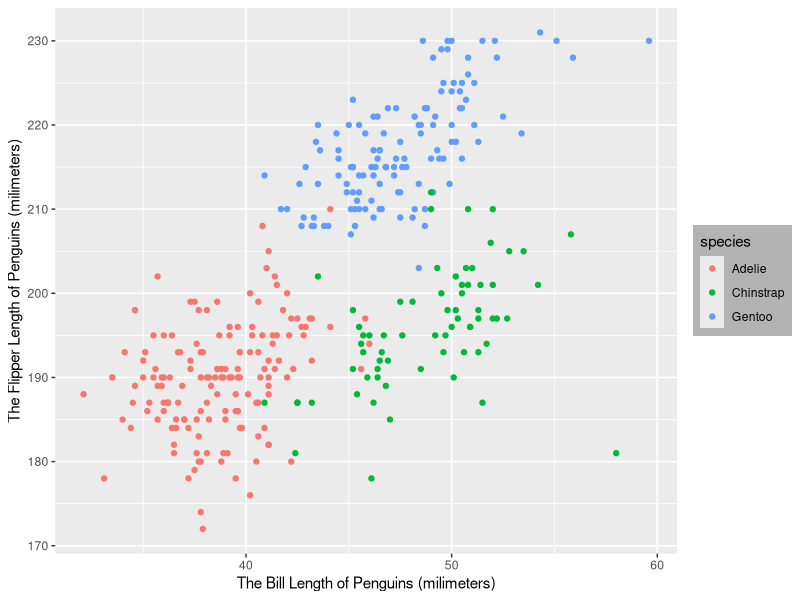
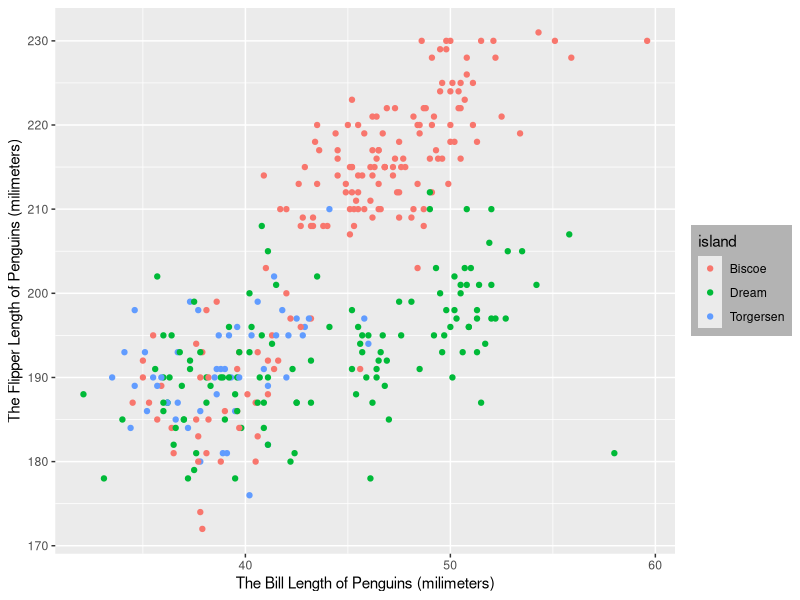
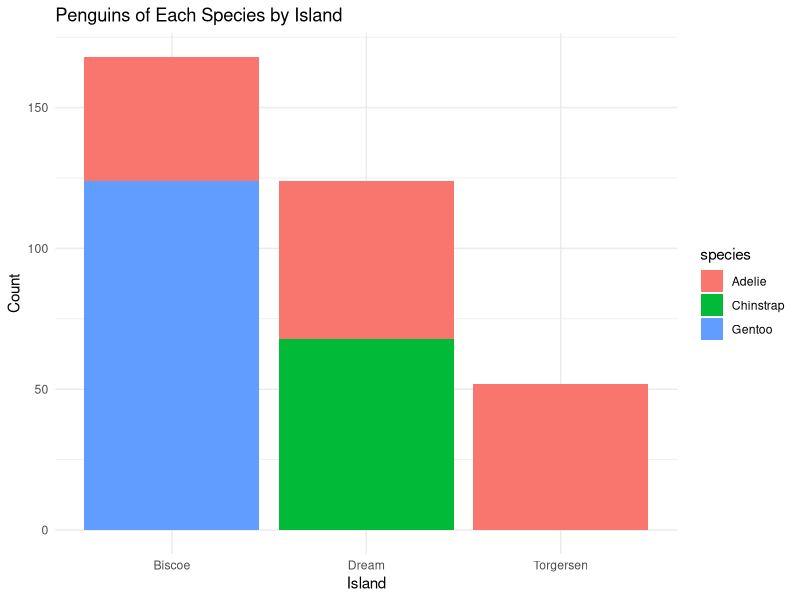
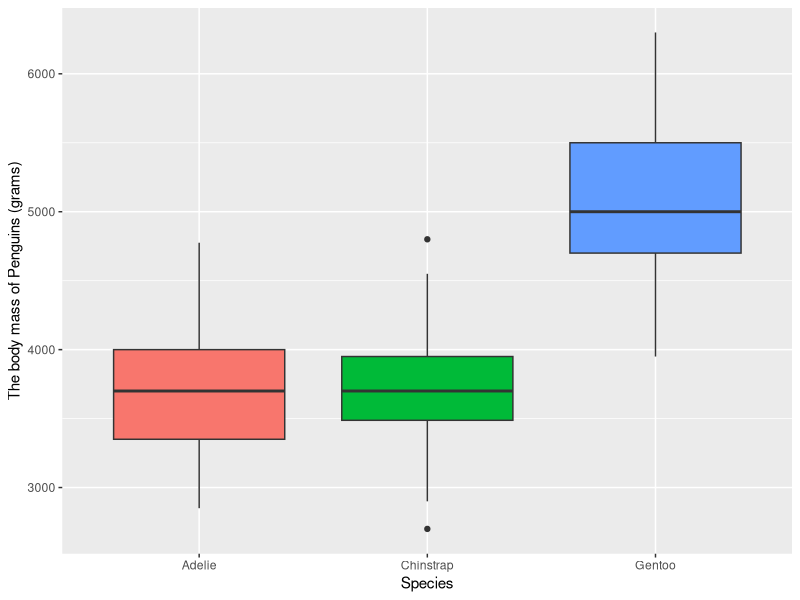
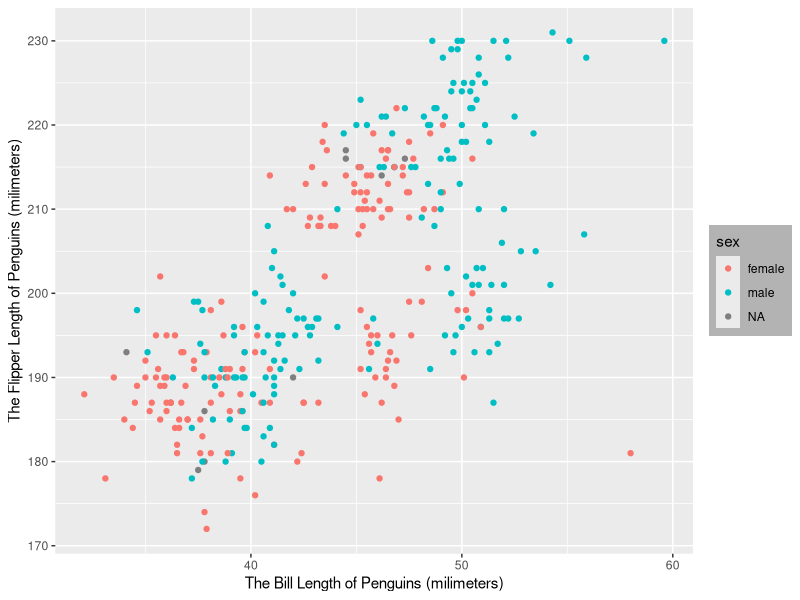
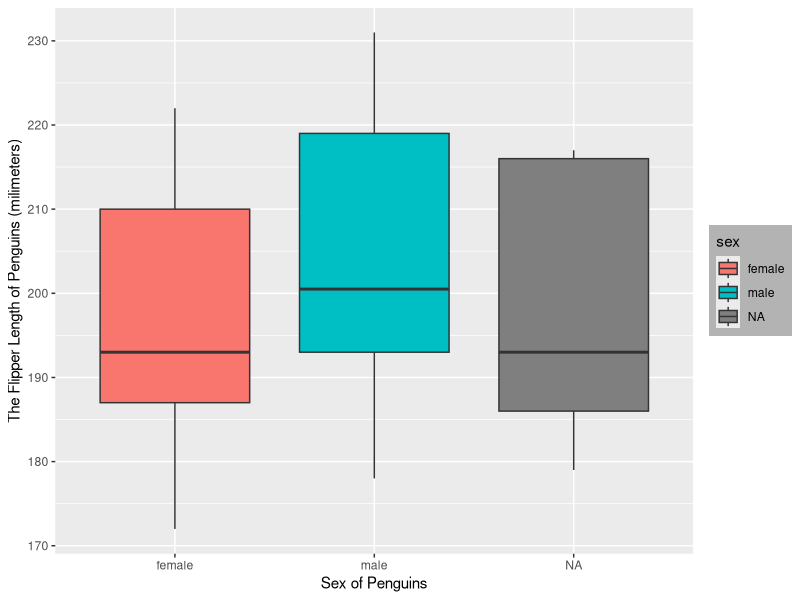
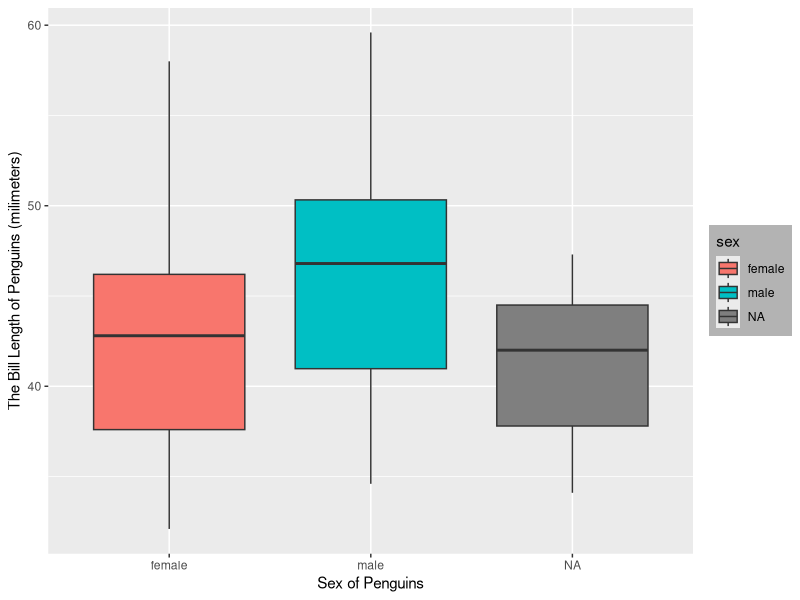
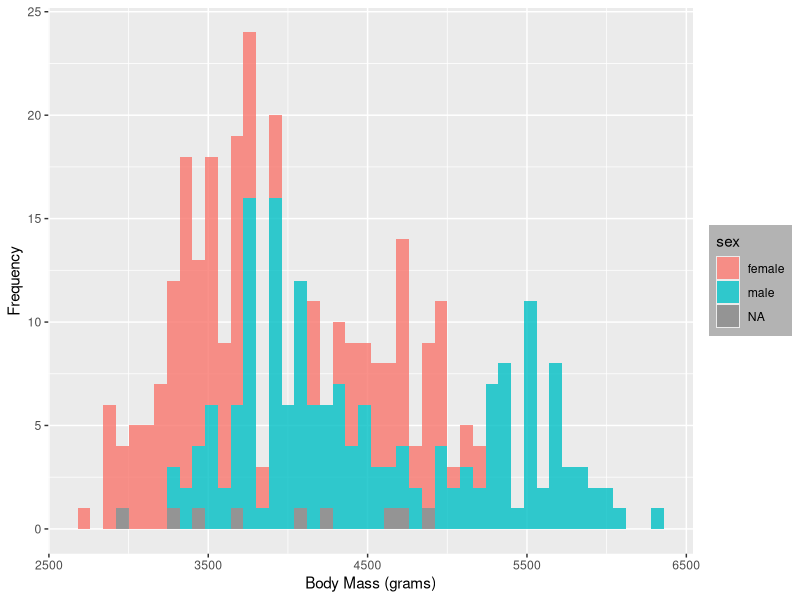

These figures' R source, in order:
## ---- chunk 1
library(tidyverse)
library(palmerpenguins)
ggplot(data = penguins, 
       mapping = aes( 
         penguins$bill_length_mm, #I know it is a little iterative but you cannot go wrong with $'s
         penguins$flipper_length_mm,
         color = species)) + geom_point() + labs(
           x = "The Bill Length of Penguins (milimeters)",
           y = "The Flipper Length of Penguins (milimeters)", 
           #title = "Size Differences Amongst Different Species", this makes the plot look ugly
         ) + theme(legend.background = element_rect(fill="gray70"))
 


## ---- chunk 2
ggplot(data = penguins, 
       mapping = aes( 
         penguins$bill_length_mm,
         penguins$flipper_length_mm,
         color = island)) + geom_point() + labs(
           x = "The Bill Length of Penguins (milimeters)",
           y = "The Flipper Length of Penguins (milimeters)", 
         ) + theme(legend.background = element_rect(fill="gray70"))
 
## ---- chunk 3
ggplot(penguins, aes(x = island, fill = species)) +
  geom_bar(position = position_stack(), stat = "count") +
  labs(
    x = "Island",
    y = "Count",
    title = "Penguins of Each Species by Island"
  ) +
  theme_minimal()
## ---- chunk 4
library(tidyverse)
library(palmerpenguins)
ggplot(penguins, aes(species, body_mass_g, fill = species)) + geom_boxplot() +
  labs(
      x = "Species",
    y = "The body mass of Penguins (grams)"
  ) + theme(legend.position = "none")
 
## ---- chunk 5
library(tidyverse)
library(palmerpenguins)
ggplot(data = penguins, 
       mapping = aes( 
         penguins$bill_length_mm, 
         penguins$flipper_length_mm,
         color = sex)) + geom_point() + labs(
           x = "The Bill Length of Penguins (milimeters)",
           y = "The Flipper Length of Penguins (milimeters)", 
         ) + theme(legend.background = element_rect(fill="gray70"))
 
## ---- chunk 6

sum(is.na(penguins$sex)) # so there are eleven NA s 
sum(!is.na(penguins$sex)) #... and 333 complete entries
## ---- chunk 7
library(tidyverse)
library(palmerpenguins)
ggplot(data = penguins, 
       mapping = aes( 
         penguins$sex,
         penguins$flipper_length_mm,
         fill = sex)) + geom_boxplot() + labs(
           x = "Sex of Penguins",
           y = "The Flipper Length of Penguins (milimeters)", 
         ) + theme(legend.background = element_rect(fill="gray70"))
 
## ---- chunk 8
library(tidyverse)
library(palmerpenguins)
ggplot(data = penguins, 
       mapping = aes( 
         penguins$sex,
         penguins$bill_length_mm,
         fill = sex)) + geom_boxplot() + labs(
           x = "Sex of Penguins",
           y = "The Bill Length of Penguins (milimeters)", 
         ) + theme(legend.background = element_rect(fill="gray70"))
 
## ---- chunk 9
library(tidyverse)
library(palmerpenguins)
ggplot(data = penguins, 
       mapping = aes( 
         penguins$body_mass_g, 
        fill=sex)) + geom_histogram(binwidth = 80, alpha = 0.8) + labs(
           x = "Body Mass (grams)",
           y = "Frequency", 
         ) + theme(legend.background = element_rect(fill="gray70"))
## ---- chunk 10
ggplot(penguins, aes(sex, body_mass_g, fill = sex)) + geom_boxplot() +
  labs(
    x = "Sex",
    y = "The body mass of Penguins (grams)"
  ) + theme(legend.position = "none")
## ---- chunk 11

avg_weight <- mean(msleep$bodywt, na.rm = T) #calculating the mean

msleep |> filter(bodywt > avg_weight) |> 
  select(name, bodywt) |> 
  arrange(desc(bodywt)) #filter by big animals, select only two columns, arrange desc by bodywt

## ---- chunk 12
msleep |> 
  mutate(brainwt_ratio = round (msleep$brainwt / msleep$bodywt, 4)) |> 
  select(name, brainwt_ratio) |>
  arrange(desc(brainwt_ratio)) |>
  head(10) #only the first 10

